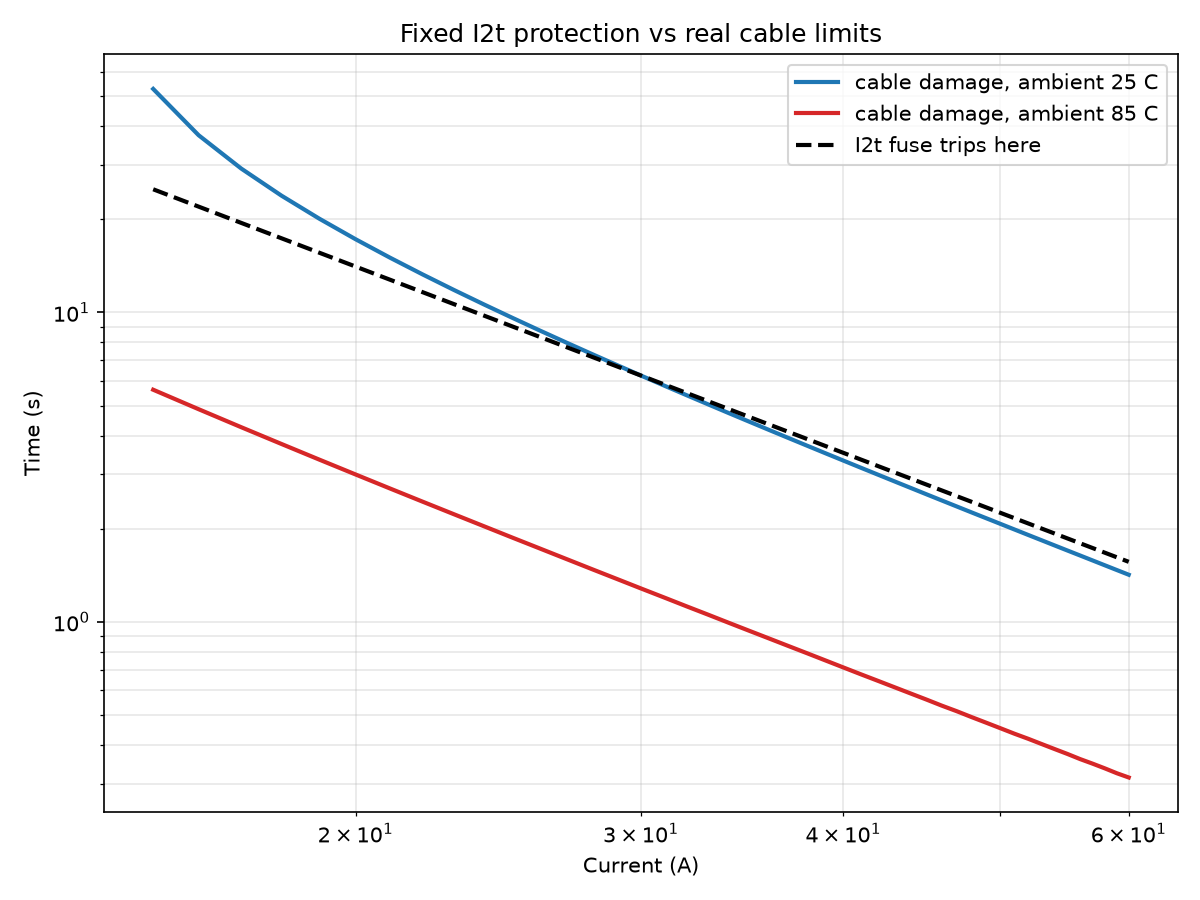

This chart was generated by the following Python code:
import numpy as np
import matplotlib
matplotlib.use("Agg")
import matplotlib.pyplot as plt

R20, alpha = 0.0344, 0.00393
Cth, Rth   = 2.5, 9.0
T_limit    = 105.0

def time_to_limit(current, T_amb, max_time=600.0, dt=0.001):
    T = T_amb
    for i in range(int(max_time / dt)):
        R = R20 * (1 + alpha * (T - 20))
        T += (current**2 * R - (T - T_amb) / Rth) / Cth * dt
        if T >= T_limit:
            return i * dt
    return None

def i2t_trip_time(current, threshold):
    """Simple I^2*t fuse: trips when current^2 * time reaches threshold."""
    return threshold / current**2

# Tune the I2t threshold so it JUST protects at 25 C and 30 A
K = 30**2 * time_to_limit(30, 25.0)
print(f"I2t threshold set to {K:.0f} A^2*s\n")

currents = np.arange(15, 61, 1.0)

plt.figure(figsize=(8, 6))
for T_amb, colour in [(25, "tab:blue"), (85, "tab:red")]:
    cable = [(I, time_to_limit(I, T_amb)) for I in currents]
    cable = [(I, t) for I, t in cable if t is not None]
    plt.loglog([p[0] for p in cable], [p[1] for p in cable],
               color=colour, lw=2, label=f"cable damage, ambient {T_amb} C")

plt.loglog(currents, [i2t_trip_time(I, K) for I in currents],
           "k--", lw=2, label="I2t fuse trips here")

plt.xlabel("Current (A)")
plt.ylabel("Time (s)")
plt.title("Fixed I2t protection vs real cable limits")
plt.legend()
plt.grid(True, which="both", alpha=0.3)
plt.tight_layout()
plt.savefig("step4_i2t.png", dpi=150)

print(f"{'I':>5} {'fuse':>9} {'25C':>9} {'85C':>9}   verdict at 85 C")
for I in [18, 20, 25, 30, 40, 50]:
    tf = i2t_trip_time(I, K)
    t25 = time_to_limit(I, 25.0)
    t85 = time_to_limit(I, 85.0)
    v = "CABLE DAMAGED" if (t85 and tf > t85) else "ok"
    print(f"{I:5.0f} {tf:9.2f} {t25:9.2f} {t85 if t85 else 0:9.2f}   {v}")
